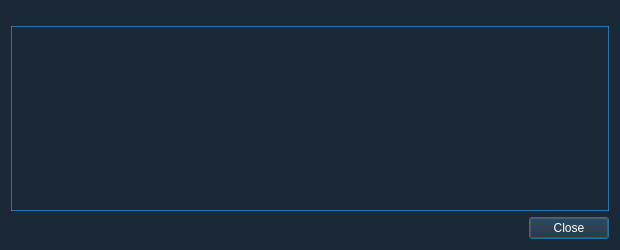
<?xml version="1.0" encoding="UTF-8"?>
<ui version="4.0">
 <class>TransactionDescDialog</class>
 <widget class="QDialog" name="TransactionDescDialog">
  <property name="geometry">
   <rect>
    <x>0</x>
    <y>0</y>
    <width>620</width>
    <height>250</height>
   </rect>
  </property>
  <property name="windowTitle">
   <string>Transaction details</string>
  </property>
  <property name="autoFillBackground">
   <bool>false</bool>
  </property>
  <property name="styleSheet">
   <string notr="true">background-color: rgb(27, 40, 54);</string>
  </property>
  <property name="locale">
   <locale language="English" country="UnitedStates"/>
  </property>
  <layout class="QVBoxLayout" name="verticalLayout">
   <item>
    <spacer name="verticalSpacer">
     <property name="orientation">
      <enum>Qt::Vertical</enum>
     </property>
     <property name="sizeType">
      <enum>QSizePolicy::Fixed</enum>
     </property>
     <property name="sizeHint" stdset="0">
      <size>
       <width>20</width>
       <height>15</height>
      </size>
     </property>
    </spacer>
   </item>
   <item>
    <widget class="QTextEdit" name="detailText">
     <property name="toolTip">
      <string>This pane shows a detailed description of the transaction</string>
     </property>
     <property name="styleSheet">
      <string notr="true">border-color:rgba(37, 170, 255, 155);
border-width:1px;
border-style:solid;
color:white;</string>
     </property>
     <property name="readOnly">
      <bool>true</bool>
     </property>
    </widget>
   </item>
   <item>
    <widget class="QDialogButtonBox" name="buttonBox">
     <property name="styleSheet">
      <string notr="true">color:white;</string>
     </property>
     <property name="orientation">
      <enum>Qt::Horizontal</enum>
     </property>
     <property name="standardButtons">
      <set>QDialogButtonBox::Close</set>
     </property>
    </widget>
   </item>
  </layout>
 </widget>
 <resources/>
 <connections>
  <connection>
   <sender>buttonBox</sender>
   <signal>accepted()</signal>
   <receiver>TransactionDescDialog</receiver>
   <slot>accept()</slot>
   <hints>
    <hint type="sourcelabel">
     <x>248</x>
     <y>254</y>
    </hint>
    <hint type="destinationlabel">
     <x>157</x>
     <y>274</y>
    </hint>
   </hints>
  </connection>
  <connection>
   <sender>buttonBox</sender>
   <signal>rejected()</signal>
   <receiver>TransactionDescDialog</receiver>
   <slot>reject()</slot>
   <hints>
    <hint type="sourcelabel">
     <x>316</x>
     <y>260</y>
    </hint>
    <hint type="destinationlabel">
     <x>286</x>
     <y>274</y>
    </hint>
   </hints>
  </connection>
 </connections>
</ui>
